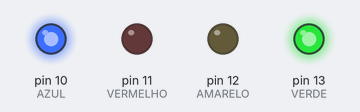
Simulated run of this sketch. Board: Arduino Uno, built with avr-gcc and run on an emulated ATmega328P. Shown: output pins drawn as LEDs (lit = HIGH).

Above: at 0.5 s.
At 4.5 s:
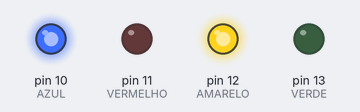
At 5.5 s:
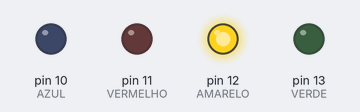
At 6.5 s:
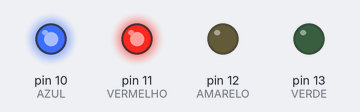
At 7.5 s:
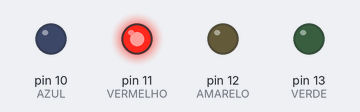
At 9.5 s:
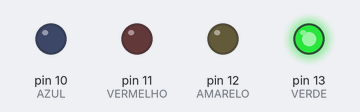
Timing chart, 0 to 11.7 s (numbered marks = the images above):
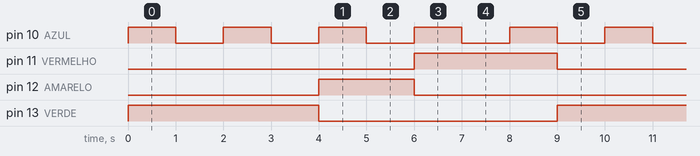

The sketch:

_16_codigo_arduino.ino
```cpp
// C++ code
// Programação para o circuito com o Arduino.

constexpr int VERDE = 13;
constexpr int AMARELO = 12;
constexpr int VERMELHO = 11;
constexpr int AZUL = 10;

class Temporizador {
private:
    unsigned long tempoInicial;
    unsigned long intervalo;

public:
    Temporizador(unsigned long intervalo) : intervalo(intervalo) {
        tempoInicial = millis();
    }

    bool passouTempo() {
        if (millis() - tempoInicial >= intervalo) {
            tempoInicial = millis();
            return true;
        }
        return false;
    }

    unsigned long tempoDecorrido() {
        return millis() - tempoInicial;
    }
};

Temporizador semaforoTimer(9000);
Temporizador piscaTimer(2000);

void setup() {
    pinMode(VERDE, OUTPUT);
    pinMode(AMARELO, OUTPUT);
    pinMode(VERMELHO, OUTPUT);
    pinMode(AZUL, OUTPUT);
}

void semaforo() {
    unsigned long tempo = semaforoTimer.tempoDecorrido();

    if (tempo < 4000) {
        digitalWrite(VERDE, HIGH);
        digitalWrite(AMARELO, LOW);
        digitalWrite(VERMELHO, LOW);
    } else if (tempo < 6000) {
        digitalWrite(VERDE, LOW);
        digitalWrite(AMARELO, HIGH);
    } else if (tempo < 9000) {
        digitalWrite(AMARELO, LOW);
        digitalWrite(VERMELHO, HIGH);
    }

    if (semaforoTimer.passouTempo()) {
        semaforoTimer = Temporizador(9000);
    }
}

void ledPisca() {
    unsigned long tempo = piscaTimer.tempoDecorrido();

    if (tempo < 1000) {
        digitalWrite(AZUL, HIGH);
    } else {
        digitalWrite(AZUL, LOW);
    }

    if (piscaTimer.passouTempo()) {
        piscaTimer = Temporizador(2000);
    }
}

void loop() {
    semaforo();
    ledPisca();
}
```

Measured:
- by itself, pin 10 (AZUL): alternates HIGH for 1.0 s and LOW for 1.0 s
- by itself, pin 11 (VERMELHO): alternates HIGH for 3.0 s and LOW for 6.0 s
- by itself, pin 12 (AMARELO): alternates HIGH for 2.0 s and LOW for 7.0 s
- by itself, pin 13 (VERDE): alternates HIGH for 4.0 s and LOW for 5.0 s
